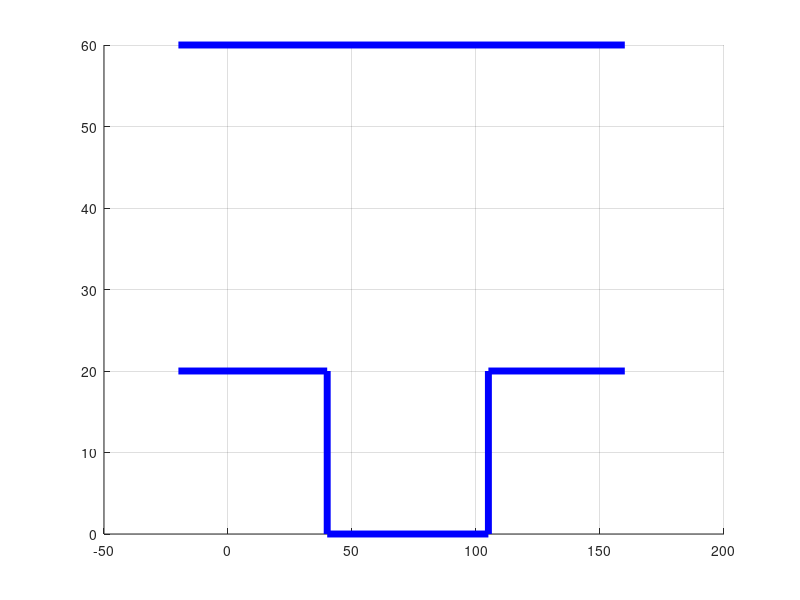

Write MATLAB code to recreate this figure. (Note: this script raises an error after producing the figure.)
clc;
clear;
close all;
l = 26; %wheelbase - mm
w = 15; %tread - mm

x=20; %The strating X coordinate of the vehicle
y=35; %The strating Y coordinate of the vehicle
theta=0; %Automobile body initial inclination
phi=0; %max 45 degree

%%%%%%%%%%%%%%%%%%%%%%%%%%%%%%%Go stright until find the parking place%%%%%%%%%%%%%%%%%%%%%%%%%%%%%%%%


figure; %draw the empty picture 
%Draw a diagram of the parking space
set(line([-20 160], [60 60]), 'linewidth', 5, 'color', 'b');
set(line([-20 40], [20 20]), 'linewidth', 5, 'color', 'b');
set(line([40 40], [0 20]), 'linewidth', 5, 'color', 'b');
set(line([40 105], [0 0]), 'linewidth', 5, 'color', 'b');
set(line([105 105], [0 20]), 'linewidth', 5, 'color', 'b');
set(line([105 160], [20 20]), 'linewidth', 5, 'color', 'b');
hold on
grid on;



for i = 1:22
    pause(0.1);
    [x,y,theta]=state_update(x,y,theta,5,0);

    [A,B,C,D]=edge(x,y,theta);

    axis([-20 160 0 100]);

    set(line([A(1) B(1)], [A(2) B(2)]), 'linewidth', 4, 'color', 'm');
    set(line([B(1) D(1)], [B(2) D(2)]), 'linewidth', 2, 'color', 'b');
    set(line([C(1) D(1)], [C(2) D(2)]), 'linewidth', 4, 'color', 'g');
    set(line([A(1) C(1)], [A(2) C(2)]), 'linewidth', 2, 'color', 'b');

end 
%%%%%%%%%%%%%%%%%%%%%%%%%%%%%%%%%%%%%%%%%%%%%%%%%%%%%%%%%%%%%%%%%%%%%%%%%%%%%%%%%%%%%%%%%%%%%%%%%%%%

[v,phi]=solution_calc(x,y,theta);
for i = 1:15
    pause(0.1);
    [x,y,theta]=state_update(x,y,theta,v(i),phi(i));
    
    [A,B,C,D]=edge(x,y,theta);
    
    axis([-20 160 0 100]);
    set(line([A(1) B(1)], [A(2) B(2)]), 'linewidth', 4, 'color', 'm');
    set(line([B(1) D(1)], [B(2) D(2)]), 'linewidth', 2, 'color', 'b');
    set(line([C(1) D(1)], [C(2) D(2)]), 'linewidth', 4, 'color', 'g');
    set(line([A(1) C(1)], [A(2) C(2)]), 'linewidth', 2, 'color', 'b');
     
end 



